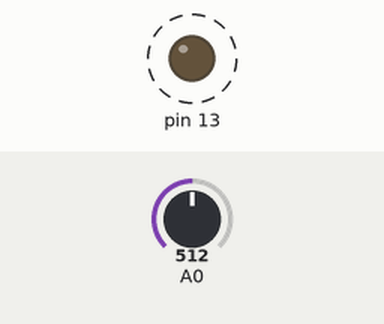
A sketch run on a simulated Arduino Uno, built with avr-gcc and run on an emulated ATmega328P. On the bench: output pins drawn as LEDs (lit = HIGH). Dashed ring = blinking. Inputs (shaded band) come from the test bench; at power-on: A0 = 512. The ROS host is connected and sends only what is stated.

Above: at 0.08 s.
Timing chart, 0 to 3.0 s (numbered marks = the images above):
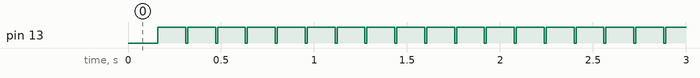

Measured:
- by itself, pin 13: alternates HIGH for 0.15 s and LOW for 0.01 s
- by itself, everything shown: repeats every 3.9 s, in 16 steps

The sketch:

POT.ino
```cpp
#include <ros.h>
#include <std_msgs/Float32.h>
#include <std_msgs/Float32MultiArray.h>

ros::NodeHandle nh;

float z = 0.0;
float tolerance = 0.0;

unsigned long lastBlinkTime = 0;
int blinkInterval = 150;
bool ledState = false;

bool insideTolerance = false;

void messageCb(const std_msgs::Float32MultiArray& data) {
  z = data.data[0];
  tolerance = data.data[1];
  insideTolerance = (z >= -tolerance && z <= +tolerance);
}

ros::Subscriber<std_msgs::Float32MultiArray> sub("altitude", messageCb);

std_msgs::Float32 POT_value;
ros::Publisher chatter("pot", &POT_value);

void setup() {
  pinMode(13, OUTPUT);
  nh.initNode();
  nh.advertise(chatter);
  nh.subscribe(sub);
}

void loop() {
  POT_value.data = analogRead(A0);
  chatter.publish(&POT_value);
  nh.spinOnce();

  unsigned long currentMillis = millis();

  if (currentMillis - lastBlinkTime >= 150) {
    lastBlinkTime = currentMillis;

    if (insideTolerance) {
      // Continuous flash
      ledState = !ledState;
      digitalWrite(13, ledState);
    } else {
      // Flash ON then OFF every 150ms
      digitalWrite(13, HIGH);
      delay(150);
      digitalWrite(13, LOW);
    }
  }

  delay(10);  // minor delay for stability
}
```
